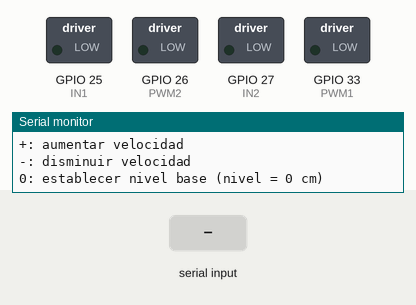
Recording of a sketch running on a simulated ESP32. Shown: switched loads named in the sketch (green lamp = pin HIGH), the last lines printed to the serial monitor. Inputs (shaded band) come from the test bench.

Above: at 1.2 s.
1.3 s: "l" received over Serial
At 1.7 s:
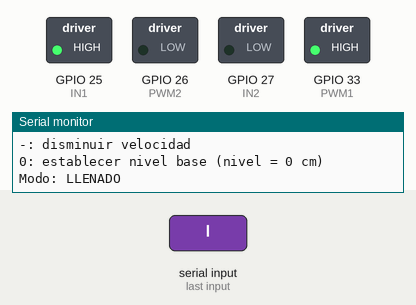
2.8 s: "v" received over Serial
At 4.0 s:
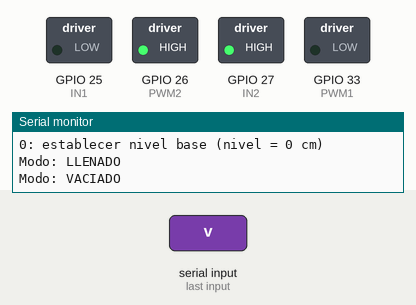
4.3 s: "-" received over Serial
At 5.2 s:
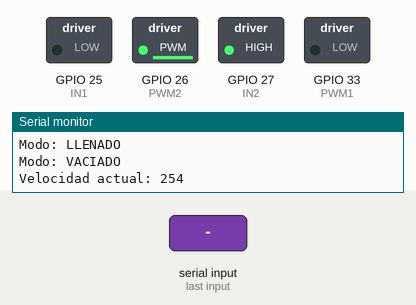
5.8 s: "l" received over Serial
At 6.3 s:
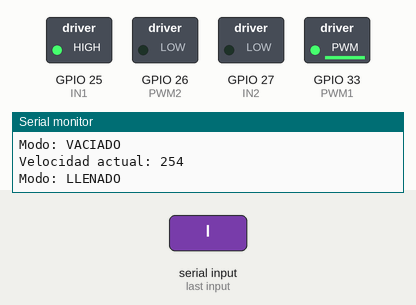
Timing chart, 0 to 8.3 s (numbered marks = the images above; inputs shaded):
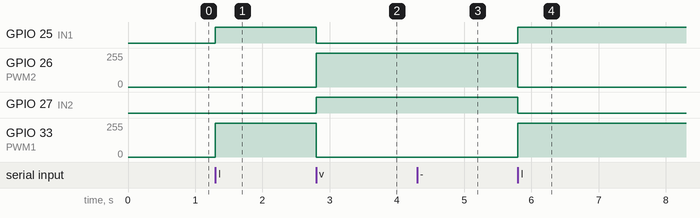

The sketch:

test2.ino
```cpp
// Pines del sensor ultrasónico
#define TRIGGER_PIN 14
#define ECHO_PIN    13

// Pines del puente H
#define IN1  25
#define IN2  27
#define PWM1 33  // Llenado
#define PWM2 26  // Vaciado

// Variables de estado
bool sensorActivo = false;
bool llenando = false;
bool vaciando = false;
int velocidadGeneral = 255;  // Velocidad compartida

// Calibración
float distanciaBase = 0.0;  // Distancia cuando nivel de agua = 0 cm

// SETUP
void setup() {
  Serial.begin(115200);

  pinMode(TRIGGER_PIN, OUTPUT);
  pinMode(ECHO_PIN, INPUT);

  pinMode(IN1, OUTPUT);
  pinMode(IN2, OUTPUT);
  pinMode(PWM1, OUTPUT);
  pinMode(PWM2, OUTPUT);

  detenerMotores();

  Serial.println("Comandos disponibles:");
  Serial.println("s: activar/desactivar sensor ultrasónico");
  Serial.println("l: activar llenado");
  Serial.println("v: activar vaciado");
  Serial.println("x: detener motores");
  Serial.println("+: aumentar velocidad");
  Serial.println("-: disminuir velocidad");
  Serial.println("0: establecer nivel base (nivel = 0 cm)");
}

// LOOP PRINCIPAL
void loop() {
  if (Serial.available()) {
    char comando = Serial.read();

    switch (comando) {
      case 's':
        sensorActivo = !sensorActivo;
        Serial.println(sensorActivo ? "Sensor activado" : "Sensor desactivado");
        break;

      case 'l':
        llenando = true;
        vaciando = false;
        activarLlenado();
        Serial.println("Modo: LLENADO");
        break;

      case 'v':
        vaciando = true;
        llenando = false;
        activarVaciado();
        Serial.println("Modo: VACIADO");
        break;

      case 'x':
        llenando = false;
        vaciando = false;
        detenerMotores();
        Serial.println("Motores detenidos");
        break;

      case '+':
        velocidadGeneral++;
        if (velocidadGeneral > 255) velocidadGeneral = 255;
        Serial.print("Velocidad actual: ");
        Serial.println(velocidadGeneral);
        actualizarVelocidad();
        break;

      case '-':
        velocidadGeneral--;
        if (velocidadGeneral < 0) velocidadGeneral = 0;
        Serial.print("Velocidad actual: ");
        Serial.println(velocidadGeneral);
        actualizarVelocidad();
        break;

      case '0':  // Establecer nivel base (nivel = 0 cm)
        if (sensorActivo) {
          long duracion = medirDistancia();
          distanciaBase = duracion * 0.034 / 2;
          Serial.print("Distancia base establecida: ");
          Serial.print(distanciaBase);
          Serial.println(" cm");
        } else {
          Serial.println("Sensor no está activado. No se puede establecer nivel base.");
        }
        break;
    }
  }

  if (sensorActivo) {
    long duracion = medirDistancia();
    float distancia = duracion * 0.034 / 2;
    float nivelMedido = distanciaBase - distancia;

    if (distanciaBase > 0) {
      Serial.print("Nivel de agua (sin corrección): ");
      Serial.print(nivelMedido);
      Serial.println(" cm");
    } else {
      Serial.println("Esperando calibración con tecla '0'...");
    }

    delay(500);
  }
}

// FUNCIONES DE CONTROL DE MOTORES
void activarLlenado() {
  digitalWrite(IN1, HIGH);
  digitalWrite(IN2, LOW);
  analogWrite(PWM1, velocidadGeneral);
  analogWrite(PWM2, 0);
}

void activarVaciado() {
  digitalWrite(IN1, LOW);
  digitalWrite(IN2, HIGH);
  analogWrite(PWM1, 0);
  analogWrite(PWM2, velocidadGeneral);
}

void detenerMotores() {
  analogWrite(PWM1, 0);
  analogWrite(PWM2, 0);
  digitalWrite(IN1, LOW);
  digitalWrite(IN2, LOW);
}

void actualizarVelocidad() {
  if (llenando) activarLlenado();
  if (vaciando) activarVaciado();
}

// MEDICIÓN ULTRASÓNICA
long medirDistancia() {
  digitalWrite(TRIGGER_PIN, LOW);
  delayMicroseconds(2);
  digitalWrite(TRIGGER_PIN, HIGH);
  delayMicroseconds(10);
  digitalWrite(TRIGGER_PIN, LOW);
  return pulseIn(ECHO_PIN, HIGH, 30000);  // timeout: 30ms
}
```

Measured:
- after the input at 1.3 s, GPIO 25 (IN1): LOW → HIGH at once; GPIO 33 (PWM1): 0/255 → 255/255 at once
- after the input at 2.8 s, GPIO 25 (IN1): HIGH → LOW at once; GPIO 26 (PWM2): 0/255 → 255/255 at once; GPIO 27 (IN2): LOW → HIGH at once; GPIO 33 (PWM1): 255/255 → 0/255 at once
- after the input at 4.3 s, GPIO 26 (PWM2): 255/255 → 254/255 at once
- after the input at 5.8 s, GPIO 25 (IN1): LOW → HIGH at once; GPIO 26 (PWM2): 254/255 → 0/255 at once; GPIO 27 (IN2): HIGH → LOW at once; GPIO 33 (PWM1): 0/255 → 254/255 at once
